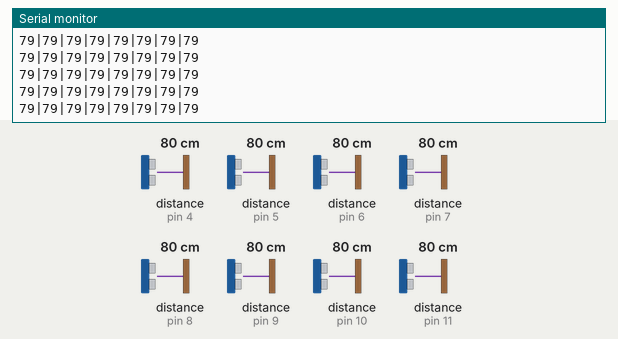
Recording of a sketch running on a simulated Arduino Uno, built with avr-gcc and run on an emulated ATmega328P. On the bench: the last lines printed to the serial monitor. The inputs (shaded band) are chosen by the test bench; at power-on: distance to the obstacle (sensors on pin 4, pin 5, pin 6, pin 8, pin 7, pin 9, pin 10, pin 11) 80 cm. The echo pulse lasts 58.3 µs per cm.

Above: at 1.2 s.
1.3 s: distance to the obstacle (sensor on pin 4) set to 18 cm
At 1.47 s:
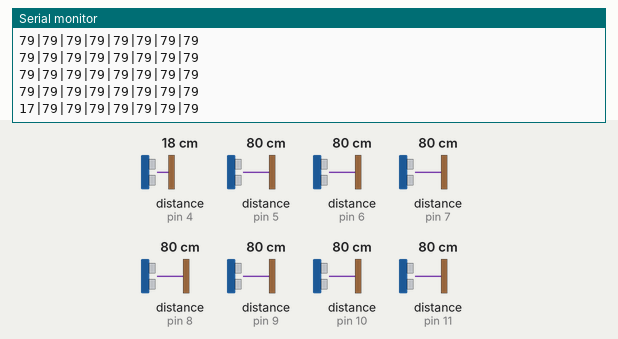
4.3 s: distance to the obstacle (sensor on pin 5) set to 60 cm
At 4.32 s:
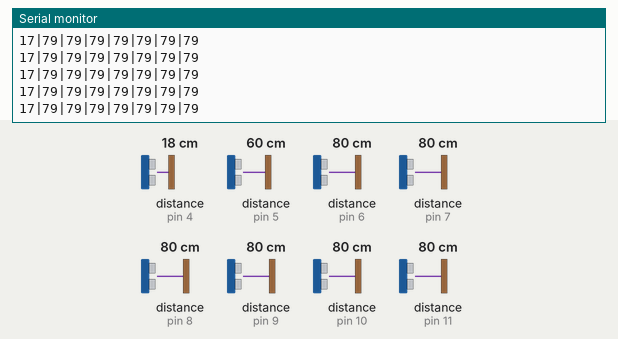
7.3 s: distance to the obstacle (sensor on pin 6) set to 60 cm
At 7.38 s:
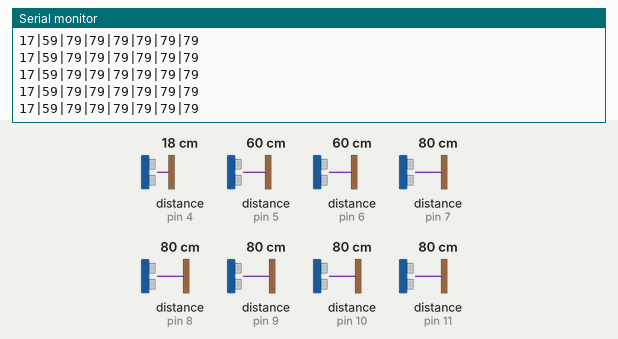
10.3 s: distance to the obstacle (sensor on pin 8) set to 250 cm
At 10.41 s:
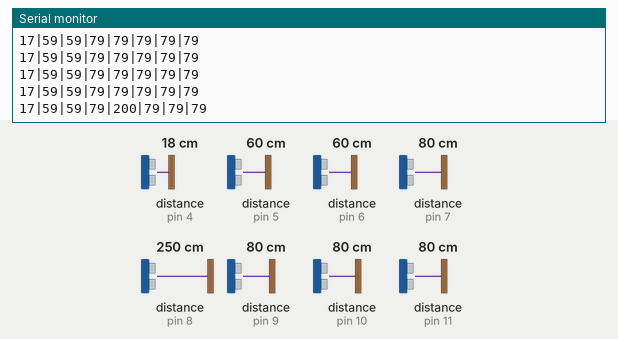
13.3 s: distance to the obstacle (sensor on pin 7) set to 2 cm
At 13.37 s:
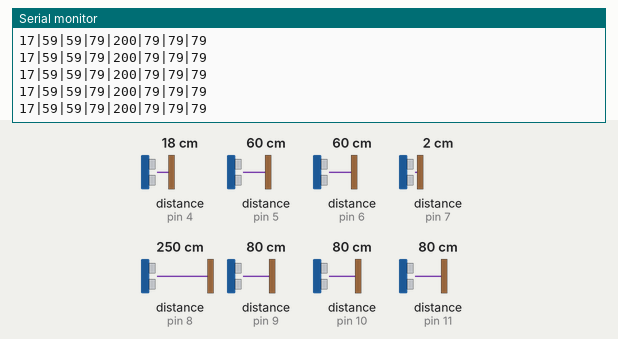
16.3 s: distance to the obstacle (sensor on pin 5) set to 35 cm
At 16.34 s:
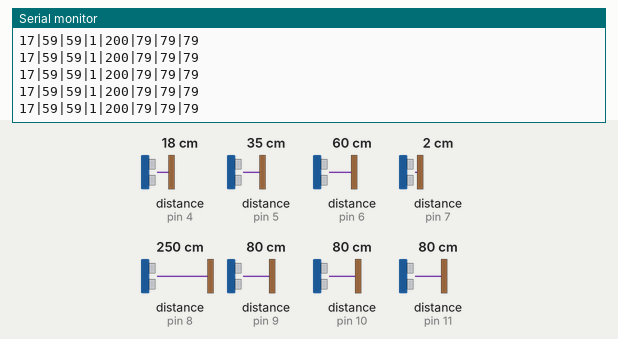
Timing chart, 0 to 19.3 s (numbered marks = the images above; inputs shaded):
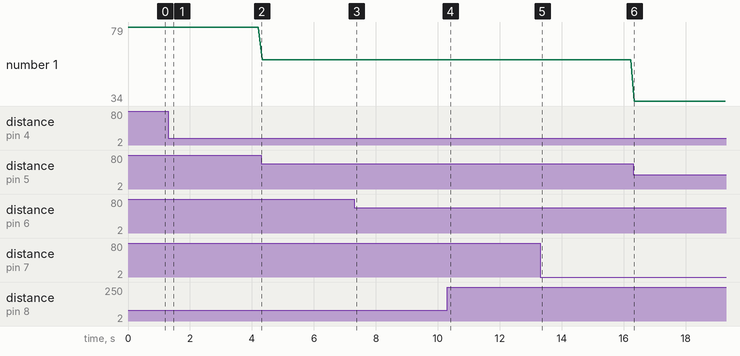

Measured:
- after the input at 1.3 s, the serial monitor: prints a new line after 0.06 s (image 1)
- plotted number 1: 79 → 59 after the input at 4.3 s, 59 → 34 after the input at 16.3 s

The sketch:

sonarR2.ino
```cpp
/*  SonarR2
 *  This code reads out 8 sonars sensors, and sends the distance [cm] over serial to the Raspberry Pi
 *  Electrically it triggers al the sensors with one pin, but it reads them out individually
 * Last updated: 8-5-2019
 */

int trigPin = 13;    // Trigger

void setup() {
  //Serial Port begin
  Serial.begin (9600);

  //Define inputs and outputs
  pinMode(trigPin, OUTPUT);

  for(int i = 4; i < 12; i++)
  {
    pinMode(i, INPUT_PULLUP);
  }
}

int GetDistance(int pin)
{
  //delays on trigger pin as required for the HC-SR-04
  delay(10);
  digitalWrite(trigPin, HIGH);
  delayMicroseconds(10);
  digitalWrite(trigPin, LOW);

  //pinMode(echoPin, INPUT);
  long Duration = pulseIn(pin, HIGH, 12000);

  int Distance = 0;

  if (Duration > 0)
  {
    //Calculation of distance in cm, using speed of sound (0.0343) and 2 for the fact that the sound travels double the distance.
    Distance = Duration * 0.0343 / 2;
  }
  else
  {
    //limit the distance
    Distance = 200;
  }

  if (Distance > 200)
  {
    //limit the distance
    Distance = 200;
  }

  return Distance;

}

void loop() {

  //send data over serial
  for(int i = 4; i < 12; i++)
  {
    Serial.print(GetDistance(i));
    if (i < 11)
    {
      Serial.print("|");
    }
  }

  Serial.print("\r\n");
}
```
